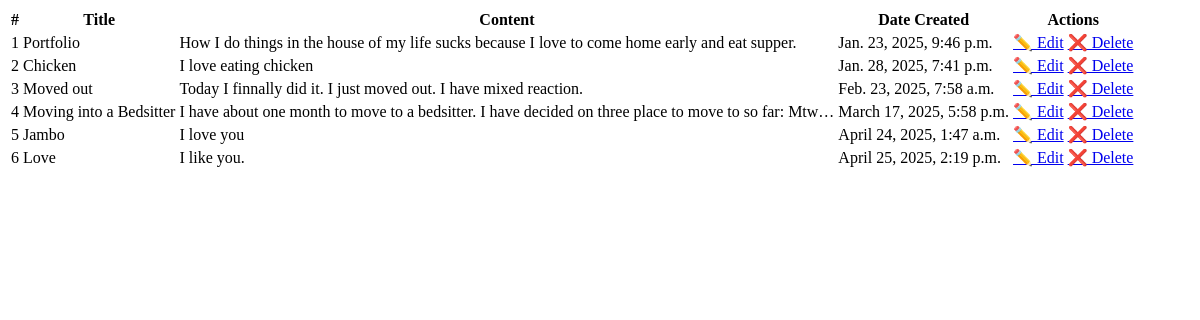
Page /search/ (signed in) on the earlier database version.
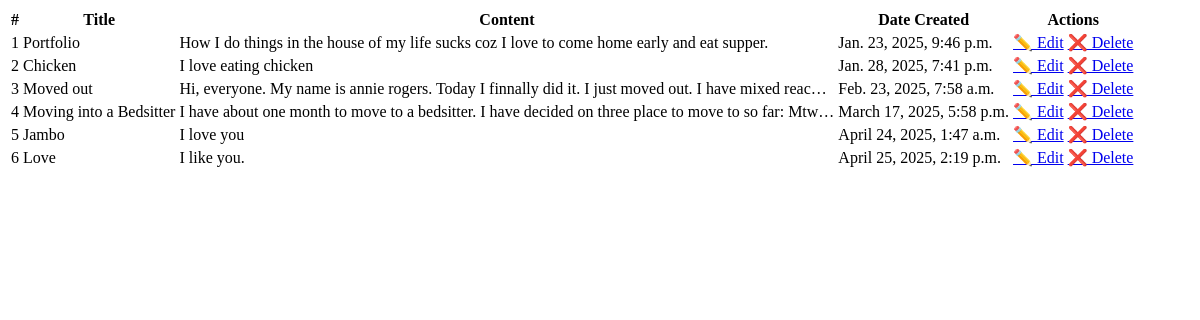
Same page on the later database version.
### myapp/models.py (models this page shows, shortened)
class Note(models.Model):
    user = models.ForeignKey(User, on_delete=models.CASCADE, default=1)  # Assign existing notes to user with ID 1
    title = models.CharField(max_length=200)
    content = models.TextField()
    created_at = models.DateTimeField(auto_now_add=True)

### myapp/views.py (the view)
# urls.py: path('search/', views.search_notes, name='search_notes'),  # AJAX search
@login_required
def search_notes(request):
    query = request.GET.get('q', '')  # Get search query
    notes = Note.objects.filter(user=request.user)  # Show only user's notes
    if query:
        notes = notes.filter(title__icontains=query) | notes.filter(content__icontains=query)
    return render(request, 'notes/note_list.html', {'notes': notes})

### myapp/templates/notes/note_list.html
{% if notes %}
    <table class="table table-striped table-bordered">
        <thead class="table-dark">
            <tr>
                <th>#</th>
                <th>Title</th>
                <th>Content</th>
                <th>Date Created</th>
                <th>Actions</th>
            </tr>
        </thead>
        <tbody>
            {% for note in notes %}
                <tr>
                    <td>{{ forloop.counter }}</td>
                    <td>{{ note.title }}</td>
                    <td>{{ note.content|truncatechars:100 }}</td>
                    <td>{{ note.created_at }}</td>
                    <td>
                        <a href="{% url 'edit_note' note.id %}" class="btn btn-warning btn-sm">✏️ Edit</a>
                        <a href="{% url 'delete_note' note.id %}" class="btn btn-danger btn-sm"
                           onclick="return confirm('Are you sure you want to delete this note?')">❌ Delete</a>
                    </td>
                </tr>
            {% endfor %}
        </tbody>
    </table>
{% else %}
    <div class="alert alert-warning text-center mt-3">
        <strong>⚠️ No results found</strong>
    </div>
{% endif %}

Differences in the rows shown:
changed Note "Portfolio": content "How I do things in the house of my life sucks because I love to come home early and eat supper." → "How I do things in the house of my life sucks coz I love to come home early and eat supper."
changed Note "Moved out": content "Today I finnally did it. I just moved out. I have mixed reaction." → "Hi, everyone. My name is annie rogers. Today I finnally did it. I just moved out. I have mixed reac…"
